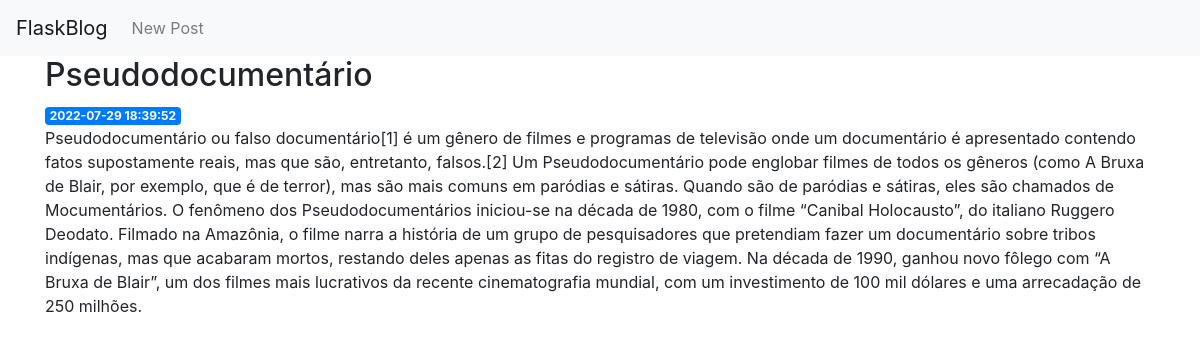
The page /5 on the database its author committed.
### tables this page shows
CREATE TABLE posts (
    id INTEGER PRIMARY KEY AUTOINCREMENT,
    created TIMESTAMP NOT NULL DEFAULT CURRENT_TIMESTAMP,
    title TEXT NOT NULL,
    content TEXT NOT NULL
);

### app.py (the view)
@app.route('/<int:post_id>')
def post(post_id):
    post = get_post(post_id)
    return render_template('post.html', post=post)

### app.py (called while the page is built)
def get_db_connection():
    conn = sqlite3.connect('database.db')
    conn.row_factory = sqlite3.Row
    return conn

def get_post(post_id):
    conn = get_db_connection()
    post = conn.execute('SELECT * FROM posts WHERE id = ?', (post_id,)).fetchone()
    conn.close
    if post is None:
        abort(404)
    return post

### templates/post.html
{% extends 'base.html' %}
{% block content %}
    <h2>{% block title %} {{ post['title'] }} {% endblock %}</h2>
    <span class="badge badge-primary">{{ post['created'] }}</span>
    <p>{{ post['content'] }}</p>
{% endblock %}

### rows shown on the page
posts: title "Pseudodocumentário", created "2022-07-29 18:39:52", content "Pseudodocumentário ou falso documentário[1] é um gênero de filmes e programas de televisão onde um documentário é apresentado contendo fatos supostamente reais, mas que são, entretanto, falsos.[2] Um Pseudodocumentário pode englobar filmes de todos os gêneros (como A Bruxa de Blair, por exemplo, que é de terror), mas são mais comuns em paródias e sátiras. Quando são de paródias e sátiras, eles são chamados de Mocumentários. O fenômeno dos Pseudodocumentários iniciou-se na década de 1980, com o filme “Canibal Holocausto”, do italiano Ruggero Deodato. Filmado na Amazônia, o filme narra a história de um grupo de pesquisadores que pretendiam fazer um documentário sobre tribos indígenas, mas que…"
